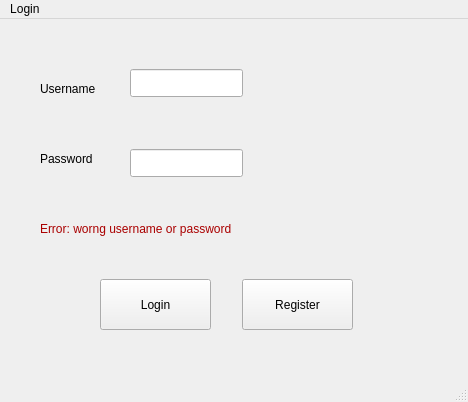
<?xml version="1.0" encoding="UTF-8"?>
<ui version="4.0">
 <class>LoginWindow</class>
 <widget class="QMainWindow" name="LoginWindow">
  <property name="geometry">
   <rect>
    <x>0</x>
    <y>0</y>
    <width>468</width>
    <height>402</height>
   </rect>
  </property>
  <property name="windowTitle">
   <string>LoginWindow</string>
  </property>
  <widget class="QWidget" name="centralwidget">
   <widget class="QPushButton" name="pushButton_2">
    <property name="geometry">
     <rect>
      <x>242</x>
      <y>260</y>
      <width>111</width>
      <height>51</height>
     </rect>
    </property>
    <property name="text">
     <string>Register</string>
    </property>
   </widget>
   <widget class="QPushButton" name="pushButton_3">
    <property name="geometry">
     <rect>
      <x>100</x>
      <y>260</y>
      <width>111</width>
      <height>51</height>
     </rect>
    </property>
    <property name="text">
     <string>Login</string>
    </property>
   </widget>
   <widget class="QLineEdit" name="username">
    <property name="geometry">
     <rect>
      <x>130</x>
      <y>50</y>
      <width>113</width>
      <height>28</height>
     </rect>
    </property>
   </widget>
   <widget class="QLineEdit" name="password">
    <property name="geometry">
     <rect>
      <x>130</x>
      <y>130</y>
      <width>113</width>
      <height>28</height>
     </rect>
    </property>
    <property name="echoMode">
     <enum>QLineEdit::Password</enum>
    </property>
   </widget>
   <widget class="QLabel" name="label">
    <property name="geometry">
     <rect>
      <x>40</x>
      <y>60</y>
      <width>81</width>
      <height>20</height>
     </rect>
    </property>
    <property name="text">
     <string>Username</string>
    </property>
   </widget>
   <widget class="QLabel" name="label_2">
    <property name="geometry">
     <rect>
      <x>40</x>
      <y>130</y>
      <width>81</width>
      <height>20</height>
     </rect>
    </property>
    <property name="text">
     <string>Password</string>
    </property>
   </widget>
   <widget class="QLabel" name="error">
    <property name="geometry">
     <rect>
      <x>40</x>
      <y>200</y>
      <width>261</width>
      <height>20</height>
     </rect>
    </property>
    <property name="text">
     <string>&lt;html&gt;&lt;head/&gt;&lt;body&gt;&lt;p&gt;&lt;span style=&quot; color:#aa0000;&quot;&gt;Error: worng username or password &lt;/span&gt;&lt;/p&gt;&lt;/body&gt;&lt;/html&gt;</string>
    </property>
   </widget>
  </widget>
  <widget class="QMenuBar" name="menubar">
   <property name="geometry">
    <rect>
     <x>0</x>
     <y>0</y>
     <width>468</width>
     <height>25</height>
    </rect>
   </property>
   <widget class="QMenu" name="menuLogin">
    <property name="title">
     <string>Login </string>
    </property>
   </widget>
   <addaction name="menuLogin"/>
  </widget>
  <widget class="QStatusBar" name="statusbar"/>
 </widget>
 <resources/>
 <connections/>
</ui>
